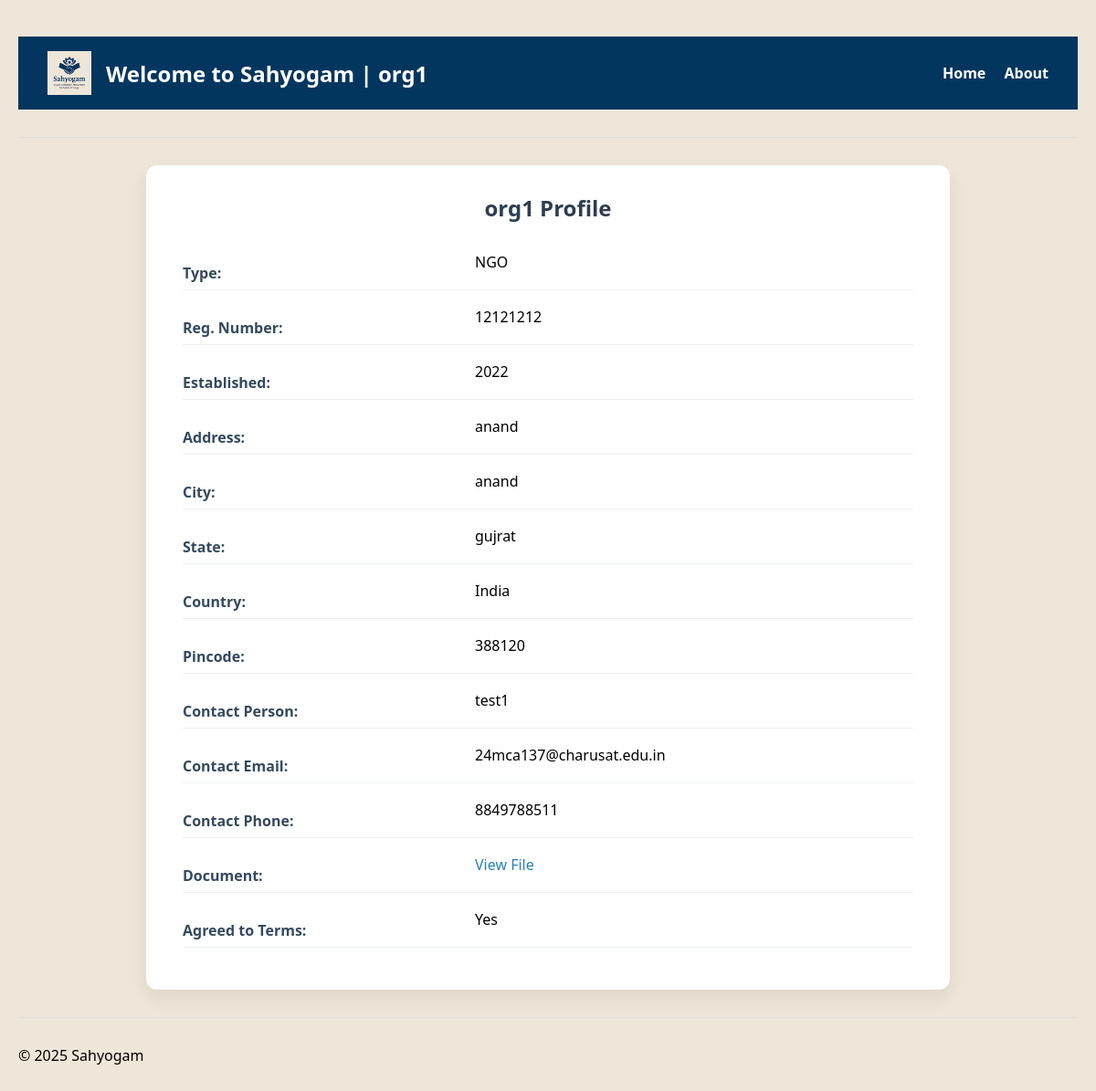
/organization/profile/5/, run on the app's committed database.
### Registration/models.py (models this page shows, shortened)
class Organization(models.Model):
    org_name = models.CharField(max_length=100)
    org_reg_number = models.CharField(max_length=50, unique=True)
    org_type = models.CharField(max_length=50)  # e.g., Temple, NGO, School
    org_established_yer = models.PositiveIntegerField()
    org_address = models.TextField()
    org_city = models.CharField(max_length=50)
    org_state = models.CharField(max_length=50)
    org_country = models.CharField(max_length=50)
    org_pincode = models.CharField(max_length=10)
    org_contact_person = models.CharField(max_length=100)
    org_contact_email = models.EmailField()
    org_contact_phone = models.CharField(max_length=15)
    org_registered_doc = models.FileField(upload_to='org_documents/')
    org_agree_to_terms = models.BooleanField(default=False)

### organization/views.py (the view)
# urls.py: path('profile/<int:org_id>/', views.organization_profile, name="organization_profile"),
def organization_profile(request, org_id):
    org = get_object_or_404(Organization, id=org_id)
    return render(request, "organization/organization_profile.html", {"org": org})

### organization/templates/organization/organization_profile.html (shortened to what this page needs)
{% extends "base.html" %}
{% block username %}|
        {{ org.org_name  }}
    {% endblock %}
{% block organization_profile %}
<!DOCTYPE html>
<html>
<head>
</head>
<body>
<div class="card">
    <h2>{{ org.org_name }} Profile</h2>
    <div class="row"><label>Type:</label> {{ org.org_type }}</div>
    <div class="row"><label>Reg. Number:</label> {{ org.org_reg_number }}</div>
    <div class="row"><label>Established:</label> {{ org.org_established_yer }}</div>
    <div class="row"><label>Address:</label> {{ org.org_address }}</div>
    <div class="row"><label>City:</label> {{ org.org_city }}</div>
    <div class="row"><label>State:</label> {{ org.org_state }}</div>
    <div class="row"><label>Country:</label> {{ org.org_country }}</div>
    <div class="row"><label>Pincode:</label> {{ org.org_pincode }}</div>
    <div class="row"><label>Contact Person:</label> {{ org.org_contact_person }}</div>
    <div class="row"><label>Contact Email:</label> {{ org.org_contact_email }}</div>
    <div class="row"><label>Contact Phone:</label> {{ org.org_contact_phone }}</div>
    <div class="row"><label>Document:</label>
        {% if org.org_registered_doc %}
            <a href="{{ org.org_registered_doc.url }}" target="_blank">View File</a>
        {% else %}
            Not Uploaded
        {% endif %}
    </div>
    <div class="row"><label>Agreed to Terms:</label> {{ org.org_agree_to_terms|yesno:"Yes,No" }}</div>
</div>
{% endblock %}

### Registration/templates/base.html (style rules this page uses)
body { font-family: 'Segoe UI', Tahoma, Geneva, Verdana, sans-serif; background-color: #eee6d8; padding: 0; margin: 0; }
* { margin :0; padding:0; }
h2, h3, h4 { color: #2c3e50; }
label { display: block; margin: 12px 0 5px; font-weight: 600; color: #34495e; }

### organization/templates/organization/organization_profile.html (style rules this page uses)
body { font-family: 'Segoe UI', Tahoma, sans-serif; background-color: #f0f2f5; margin: 0; padding: 40px 20px; }
.card { max-width: 800px; margin: auto; background: #ffffff; padding: 30px 40px; border-radius: 12px; box-shadow: 0 8px 20px rgba(0, 0, 0, 0.08); }
h2 { text-align: center; color: #2c3e50; margin-bottom: 30px; }
.row { display: flex; justify-content: left; margin-bottom: 16px; padding: 2px 0; border-bottom: 1px solid #ecf0f1; }
label { font-weight: 600; color: #34495e; width: 40%; }
a { color: #2980b9; text-decoration: none; }

### data on the page
Organization: org_name "org1", org_type "NGO", org_reg_number "12121212", org_established_yer "2022", org_address "anand", org_city "anand", org_state "gujrat", org_country "India", org_pincode "388120", org_contact_person "test1", org_contact_email "24mca137@charusat.edu.in", org_contact_phone "8849788511", org_agree_to_terms "Yes"
